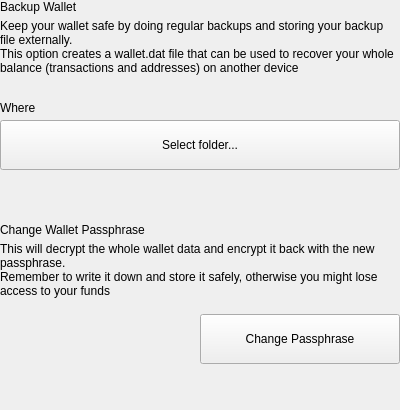
<?xml version="1.0" encoding="UTF-8"?>
<ui version="4.0">
 <class>SettingsBackupWallet</class>
 <widget class="QWidget" name="SettingsBackupWallet">
  <property name="geometry">
   <rect>
    <x>0</x>
    <y>0</y>
    <width>400</width>
    <height>410</height>
   </rect>
  </property>
  <property name="windowTitle">
   <string>Form</string>
  </property>
  <layout class="QVBoxLayout" name="verticalLayout">
   <property name="spacing">
    <number>0</number>
   </property>
   <property name="leftMargin">
    <number>0</number>
   </property>
   <property name="topMargin">
    <number>0</number>
   </property>
   <property name="rightMargin">
    <number>0</number>
   </property>
   <property name="bottomMargin">
    <number>0</number>
   </property>
   <item>
    <widget class="QWidget" name="left" native="true">
     <layout class="QVBoxLayout" name="verticalLayout_2">
      <property name="leftMargin">
       <number>0</number>
      </property>
      <property name="topMargin">
       <number>0</number>
      </property>
      <property name="rightMargin">
       <number>0</number>
      </property>
      <property name="bottomMargin">
       <number>0</number>
      </property>
      <item>
       <layout class="QVBoxLayout" name="verticalLayoutTitle">
        <property name="spacing">
         <number>5</number>
        </property>
        <item>
         <widget class="QLabel" name="labelTitle">
          <property name="text">
           <string>Backup Wallet</string>
          </property>
         </widget>
        </item>
        <item>
         <widget class="QLabel" name="labelSubtitle1">
          <property name="text">
           <string>Keep your wallet safe by doing regular backups and storing your backup file externally.
This option creates a wallet.dat file that can be used to recover your whole balance (transactions and addresses) on another device</string>
          </property>
          <property name="wordWrap">
           <bool>true</bool>
          </property>
         </widget>
        </item>
       </layout>
      </item>
      <item>
       <spacer name="verticalSpacer_5">
        <property name="orientation">
         <enum>Qt::Vertical</enum>
        </property>
        <property name="sizeHint" stdset="0">
         <size>
          <width>20</width>
          <height>20</height>
         </size>
        </property>
       </spacer>
      </item>
      <item>
       <layout class="QVBoxLayout" name="verticalLayout_9">
        <property name="spacing">
         <number>5</number>
        </property>
        <item>
         <widget class="QLabel" name="labelSubtitleLocation">
          <property name="text">
           <string>Where</string>
          </property>
         </widget>
        </item>
        <item>
         <widget class="QPushButton" name="pushButtonDocuments">
          <property name="minimumSize">
           <size>
            <width>0</width>
            <height>50</height>
           </size>
          </property>
          <property name="maximumSize">
           <size>
            <width>16777215</width>
            <height>50</height>
           </size>
          </property>
          <property name="focusPolicy">
           <enum>Qt::NoFocus</enum>
          </property>
          <property name="text">
           <string>Select folder...</string>
          </property>
         </widget>
        </item>
       </layout>
      </item>
      <item>
       <spacer name="verticalSpacer_2">
        <property name="orientation">
         <enum>Qt::Vertical</enum>
        </property>
        <property name="sizeHint" stdset="0">
         <size>
          <width>20</width>
          <height>40</height>
         </size>
        </property>
       </spacer>
      </item>
      <item>
       <widget class="QLabel" name="labelDivider">
        <property name="minimumSize">
         <size>
          <width>0</width>
          <height>1</height>
         </size>
        </property>
        <property name="maximumSize">
         <size>
          <width>16777215</width>
          <height>1</height>
         </size>
        </property>
        <property name="text">
         <string/>
        </property>
       </widget>
      </item>
      <item>
       <layout class="QVBoxLayout" name="verticalLayoutTitle_2">
        <property name="spacing">
         <number>5</number>
        </property>
        <item>
         <widget class="QLabel" name="labelTitle_2">
          <property name="text">
           <string>Change Wallet Passphrase</string>
          </property>
         </widget>
        </item>
        <item>
         <widget class="QLabel" name="labelSubtitle_2">
          <property name="text">
           <string>This will decrypt the whole wallet data and encrypt it back with the new passphrase.
Remember to write it down and store it safely, otherwise you might lose access to your funds</string>
          </property>
          <property name="wordWrap">
           <bool>true</bool>
          </property>
         </widget>
        </item>
       </layout>
      </item>
      <item>
       <spacer name="verticalSpacer_6">
        <property name="orientation">
         <enum>Qt::Vertical</enum>
        </property>
        <property name="sizeHint" stdset="0">
         <size>
          <width>20</width>
          <height>10</height>
         </size>
        </property>
       </spacer>
      </item>
      <item>
       <layout class="QHBoxLayout" name="horizontalLayout_8">
        <item>
         <spacer name="horizontalSpacer_6">
          <property name="orientation">
           <enum>Qt::Horizontal</enum>
          </property>
          <property name="sizeType">
           <enum>QSizePolicy::Expanding</enum>
          </property>
          <property name="sizeHint" stdset="0">
           <size>
            <width>40</width>
            <height>20</height>
           </size>
          </property>
         </spacer>
        </item>
        <item>
         <widget class="QPushButton" name="pushButtonSave_2">
          <property name="minimumSize">
           <size>
            <width>200</width>
            <height>50</height>
           </size>
          </property>
          <property name="maximumSize">
           <size>
            <width>200</width>
            <height>50</height>
           </size>
          </property>
          <property name="focusPolicy">
           <enum>Qt::NoFocus</enum>
          </property>
          <property name="text">
           <string>Change Passphrase</string>
          </property>
         </widget>
        </item>
       </layout>
      </item>
     </layout>
    </widget>
   </item>
   <item>
    <spacer name="verticalSpacer">
     <property name="orientation">
      <enum>Qt::Vertical</enum>
     </property>
     <property name="sizeHint" stdset="0">
      <size>
       <width>20</width>
       <height>40</height>
      </size>
     </property>
    </spacer>
   </item>
  </layout>
 </widget>
 <resources/>
 <connections/>
</ui>
